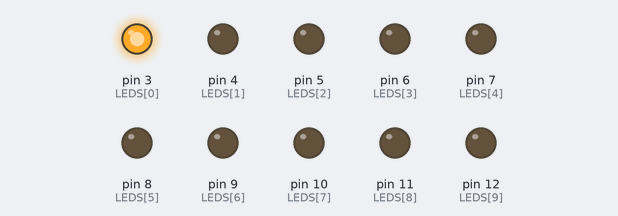
The sketch below on a simulated Arduino Uno, built with avr-gcc and run on an emulated ATmega328P. On the bench: output pins drawn as LEDs (lit = HIGH).

Above: at 0.02 s.
At 0.37 s:
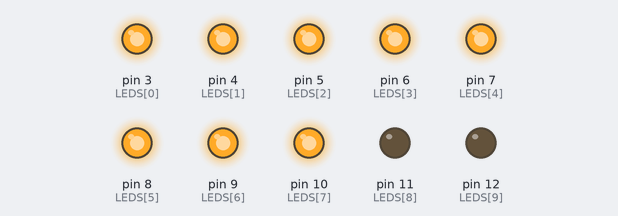
At 0.67 s:
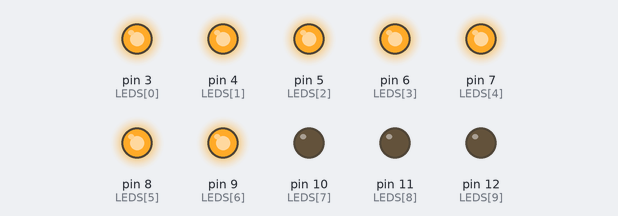
At 1.32 s:
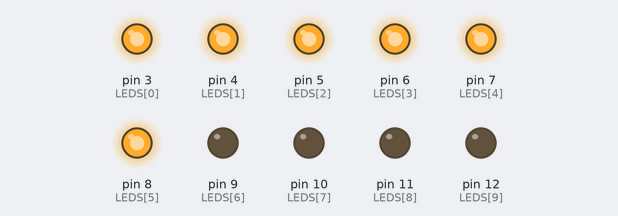
At 1.97 s:
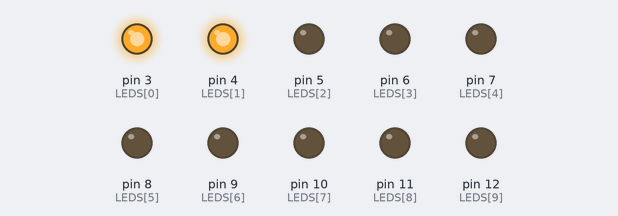
At 2.6 s:
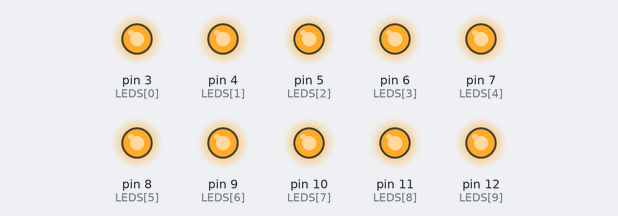
Timing chart, 0 to 3.0 s (numbered marks = the images above):
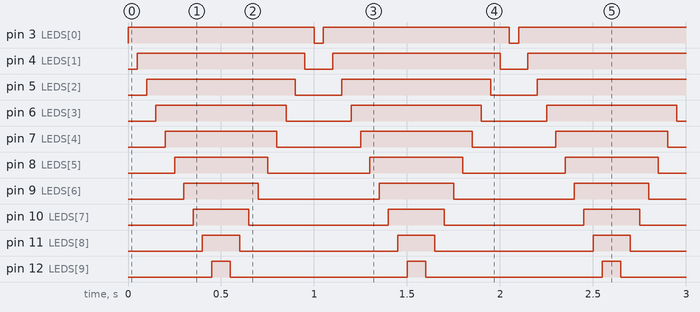

The sketch:

exercicio_2.ino
```cpp
/*
    Utilizando o mesmo circuito do exercício anterior, acenda todos os LEDs da
  barra gráfica em uma ordem e depois apague do último que foi aceso para o primeiro (o
  contrário do exercício anterior).
  by: JBarbosa
*/

const int LEDS[] = {3, 4, 5, 6, 7, 8, 9, 10, 11, 12};
const int sizeLEDS = 10;

int ledSpeed = 50;

void setup() {
  for (int i = 0; i < sizeLEDS; i++) {
    pinMode(LEDS[i], OUTPUT);
  }
}

void loop() {
  for (int i = 0; i < sizeLEDS; i++) {
    digitalWrite(LEDS[i], HIGH);
    delay(ledSpeed);
  }

  for (int i = sizeLEDS; i >= 0; i--) {
    digitalWrite(LEDS[i], LOW);
    delay(ledSpeed);
  }
}
```

Measured:
- by itself, pin 3 (LEDS[0]): alternates HIGH for 1.0 s and LOW for 0.05 s
- by itself, pin 4 (LEDS[1]): alternates HIGH for 0.90 s and LOW for 0.15 s
- by itself, pin 5 (LEDS[2]): alternates HIGH for 0.80 s and LOW for 0.25 s
- by itself, pin 6 (LEDS[3]): alternates HIGH for 0.70 s and LOW for 0.35 s
- by itself, pin 7 (LEDS[4]): alternates HIGH for 0.60 s and LOW for 0.45 s
- by itself, pin 8 (LEDS[5]): alternates HIGH for 0.50 s and LOW for 0.55 s
- by itself, pin 9 (LEDS[6]): alternates HIGH for 0.40 s and LOW for 0.65 s
- by itself, pin 10 (LEDS[7]): alternates HIGH for 0.30 s and LOW for 0.75 s
